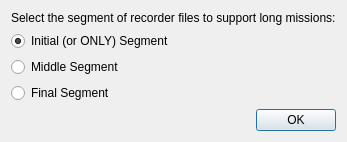
<?xml version="1.0" encoding="UTF-8"?>
<ui version="4.0">
 <class>segment_dialog</class>
 <widget class="QDialog" name="segment_dialog">
  <property name="geometry">
   <rect>
    <x>0</x>
    <y>0</y>
    <width>334</width>
    <height>142</height>
   </rect>
  </property>
  <property name="windowTitle">
   <string>Long Duration Segment Selection</string>
  </property>
  <layout class="QVBoxLayout" name="verticalLayout">
   <item>
    <layout class="QVBoxLayout" name="verticalLayout_2">
     <item>
      <widget class="QLabel" name="label">
       <property name="text">
        <string>Select the segment of recorder files to support long missions:</string>
       </property>
      </widget>
     </item>
     <item>
      <widget class="QRadioButton" name="initial_radioButton">
       <property name="text">
        <string>Initial (or ONLY) Segment</string>
       </property>
       <property name="checked">
        <bool>true</bool>
       </property>
      </widget>
     </item>
     <item>
      <widget class="QRadioButton" name="middle_radioButton">
       <property name="text">
        <string>Middle Segment</string>
       </property>
      </widget>
     </item>
     <item>
      <widget class="QRadioButton" name="final_radioButton">
       <property name="text">
        <string>Final Segment</string>
       </property>
       <property name="checked">
        <bool>false</bool>
       </property>
      </widget>
     </item>
    </layout>
   </item>
   <item>
    <widget class="QDialogButtonBox" name="buttonBox">
     <property name="orientation">
      <enum>Qt::Horizontal</enum>
     </property>
     <property name="standardButtons">
      <set>QDialogButtonBox::Ok</set>
     </property>
    </widget>
   </item>
  </layout>
 </widget>
 <resources/>
 <connections>
  <connection>
   <sender>buttonBox</sender>
   <signal>accepted()</signal>
   <receiver>segment_dialog</receiver>
   <slot>accept()</slot>
   <hints>
    <hint type="sourcelabel">
     <x>248</x>
     <y>254</y>
    </hint>
    <hint type="destinationlabel">
     <x>157</x>
     <y>274</y>
    </hint>
   </hints>
  </connection>
  <connection>
   <sender>buttonBox</sender>
   <signal>rejected()</signal>
   <receiver>segment_dialog</receiver>
   <slot>reject()</slot>
   <hints>
    <hint type="sourcelabel">
     <x>316</x>
     <y>260</y>
    </hint>
    <hint type="destinationlabel">
     <x>286</x>
     <y>274</y>
    </hint>
   </hints>
  </connection>
 </connections>
</ui>
